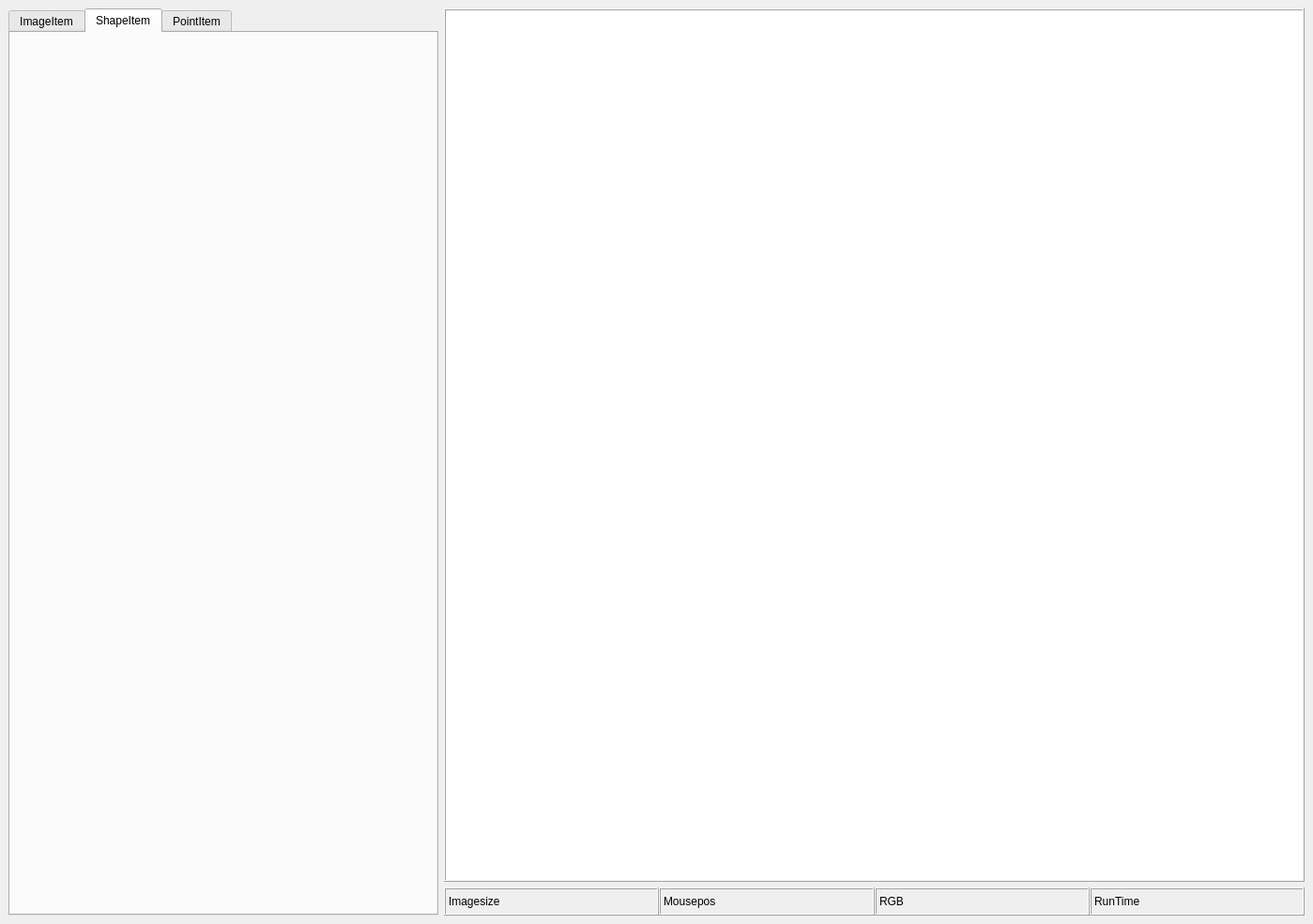
<?xml version="1.0" encoding="UTF-8"?>
<ui version="4.0">
 <class>ViewModel</class>
 <widget class="QMainWindow" name="ViewModel">
  <property name="geometry">
   <rect>
    <x>0</x>
    <y>0</y>
    <width>1399</width>
    <height>985</height>
   </rect>
  </property>
  <property name="windowTitle">
   <string>ViewModel</string>
  </property>
  <widget class="QWidget" name="centralwidget">
   <layout class="QHBoxLayout" name="horizontalLayout" stretch="1,2">
    <item>
     <widget class="QTabWidget" name="tabWidget">
      <property name="currentIndex">
       <number>1</number>
      </property>
      <widget class="QWidget" name="tab">
       <attribute name="title">
        <string>ImageItem</string>
       </attribute>
       <layout class="QVBoxLayout" name="verticalLayout_2">
        <property name="spacing">
         <number>20</number>
        </property>
        <property name="topMargin">
         <number>20</number>
        </property>
        <item>
         <layout class="QVBoxLayout" name="verticalLayout">
          <item>
           <layout class="QHBoxLayout" name="horizontalLayout_2">
            <item>
             <spacer name="horizontalSpacer">
              <property name="orientation">
               <enum>Qt::Horizontal</enum>
              </property>
              <property name="sizeHint" stdset="0">
               <size>
                <width>40</width>
                <height>20</height>
               </size>
              </property>
             </spacer>
            </item>
            <item>
             <widget class="QPushButton" name="loadBackgroudBut">
              <property name="text">
               <string>Load Backgroud</string>
              </property>
             </widget>
            </item>
            <item>
             <spacer name="horizontalSpacer_2">
              <property name="orientation">
               <enum>Qt::Horizontal</enum>
              </property>
              <property name="sizeHint" stdset="0">
               <size>
                <width>40</width>
                <height>20</height>
               </size>
              </property>
             </spacer>
            </item>
           </layout>
          </item>
          <item>
           <layout class="QHBoxLayout" name="horizontalLayout_6">
            <item>
             <spacer name="horizontalSpacer_3">
              <property name="orientation">
               <enum>Qt::Horizontal</enum>
              </property>
              <property name="sizeHint" stdset="0">
               <size>
                <width>40</width>
                <height>20</height>
               </size>
              </property>
             </spacer>
            </item>
            <item>
             <widget class="QPushButton" name="loadImageItemBut">
              <property name="text">
               <string>Load ImageItem</string>
              </property>
             </widget>
            </item>
            <item>
             <spacer name="horizontalSpacer_6">
              <property name="orientation">
               <enum>Qt::Horizontal</enum>
              </property>
              <property name="sizeHint" stdset="0">
               <size>
                <width>40</width>
                <height>20</height>
               </size>
              </property>
             </spacer>
            </item>
           </layout>
          </item>
         </layout>
        </item>
        <item>
         <widget class="QGroupBox" name="groupBox">
          <property name="title">
           <string>图片变换参数</string>
          </property>
          <layout class="QHBoxLayout" name="horizontalLayout_8">
           <item>
            <spacer name="horizontalSpacer_4">
             <property name="orientation">
              <enum>Qt::Horizontal</enum>
             </property>
             <property name="sizeHint" stdset="0">
              <size>
               <width>40</width>
               <height>20</height>
              </size>
             </property>
            </spacer>
           </item>
           <item>
            <layout class="QVBoxLayout" name="verticalLayout_3">
             <item>
              <layout class="QHBoxLayout" name="horizontalLayout_3">
               <item>
                <widget class="QLabel" name="label">
                 <property name="minimumSize">
                  <size>
                   <width>80</width>
                   <height>40</height>
                  </size>
                 </property>
                 <property name="maximumSize">
                  <size>
                   <width>80</width>
                   <height>16777215</height>
                  </size>
                 </property>
                 <property name="text">
                  <string>位置X</string>
                 </property>
                </widget>
               </item>
               <item>
                <widget class="QDoubleSpinBox" name="imageItemPosXSBox">
                 <property name="enabled">
                  <bool>false</bool>
                 </property>
                 <property name="minimumSize">
                  <size>
                   <width>0</width>
                   <height>40</height>
                  </size>
                 </property>
                 <property name="minimum">
                  <double>-100000000000.000000000000000</double>
                 </property>
                 <property name="maximum">
                  <double>100000000000000000.000000000000000</double>
                 </property>
                </widget>
               </item>
              </layout>
             </item>
             <item>
              <layout class="QHBoxLayout" name="horizontalLayout_4">
               <item>
                <widget class="QLabel" name="label_3">
                 <property name="minimumSize">
                  <size>
                   <width>80</width>
                   <height>40</height>
                  </size>
                 </property>
                 <property name="maximumSize">
                  <size>
                   <width>80</width>
                   <height>16777215</height>
                  </size>
                 </property>
                 <property name="text">
                  <string>位置Y</string>
                 </property>
                </widget>
               </item>
               <item>
                <widget class="QDoubleSpinBox" name="imageItemPosYSBox">
                 <property name="enabled">
                  <bool>false</bool>
                 </property>
                 <property name="minimumSize">
                  <size>
                   <width>0</width>
                   <height>40</height>
                  </size>
                 </property>
                 <property name="minimum">
                  <double>-100000000000.000000000000000</double>
                 </property>
                 <property name="maximum">
                  <double>100000000000.000000000000000</double>
                 </property>
                </widget>
               </item>
              </layout>
             </item>
             <item>
              <layout class="QHBoxLayout" name="horizontalLayout_9">
               <item>
                <widget class="QLabel" name="label_6">
                 <property name="minimumSize">
                  <size>
                   <width>80</width>
                   <height>40</height>
                  </size>
                 </property>
                 <property name="maximumSize">
                  <size>
                   <width>80</width>
                   <height>16777215</height>
                  </size>
                 </property>
                 <property name="text">
                  <string>旋转中心X</string>
                 </property>
                </widget>
               </item>
               <item>
                <widget class="QDoubleSpinBox" name="imageItemSpinCenterXSBox">
                 <property name="enabled">
                  <bool>false</bool>
                 </property>
                 <property name="minimumSize">
                  <size>
                   <width>0</width>
                   <height>40</height>
                  </size>
                 </property>
                 <property name="minimum">
                  <double>-10000000000.000000000000000</double>
                 </property>
                 <property name="maximum">
                  <double>1000000000000.000000000000000</double>
                 </property>
                </widget>
               </item>
              </layout>
             </item>
             <item>
              <layout class="QHBoxLayout" name="horizontalLayout_10">
               <item>
                <widget class="QLabel" name="label_7">
                 <property name="minimumSize">
                  <size>
                   <width>80</width>
                   <height>40</height>
                  </size>
                 </property>
                 <property name="maximumSize">
                  <size>
                   <width>80</width>
                   <height>16777215</height>
                  </size>
                 </property>
                 <property name="text">
                  <string>旋转中心Y</string>
                 </property>
                </widget>
               </item>
               <item>
                <widget class="QDoubleSpinBox" name="imageItemSpinCenterYSBox">
                 <property name="enabled">
                  <bool>false</bool>
                 </property>
                 <property name="minimumSize">
                  <size>
                   <width>0</width>
                   <height>40</height>
                  </size>
                 </property>
                 <property name="minimum">
                  <double>-10000000000.000000000000000</double>
                 </property>
                 <property name="maximum">
                  <double>1000000000000.000000000000000</double>
                 </property>
                </widget>
               </item>
              </layout>
             </item>
             <item>
              <layout class="QHBoxLayout" name="horizontalLayout_5">
               <item>
                <widget class="QLabel" name="label_2">
                 <property name="minimumSize">
                  <size>
                   <width>80</width>
                   <height>40</height>
                  </size>
                 </property>
                 <property name="maximumSize">
                  <size>
                   <width>80</width>
                   <height>16777215</height>
                  </size>
                 </property>
                 <property name="text">
                  <string>旋转</string>
                 </property>
                </widget>
               </item>
               <item>
                <widget class="QDoubleSpinBox" name="imageItemSpinAngleSBox">
                 <property name="enabled">
                  <bool>false</bool>
                 </property>
                 <property name="minimumSize">
                  <size>
                   <width>0</width>
                   <height>40</height>
                  </size>
                 </property>
                 <property name="minimum">
                  <double>-10000000000.000000000000000</double>
                 </property>
                 <property name="maximum">
                  <double>1000000000000.000000000000000</double>
                 </property>
                </widget>
               </item>
              </layout>
             </item>
            </layout>
           </item>
           <item>
            <spacer name="horizontalSpacer_5">
             <property name="orientation">
              <enum>Qt::Horizontal</enum>
             </property>
             <property name="sizeHint" stdset="0">
              <size>
               <width>40</width>
               <height>20</height>
              </size>
             </property>
            </spacer>
           </item>
          </layout>
         </widget>
        </item>
        <item>
         <spacer name="verticalSpacer_4">
          <property name="orientation">
           <enum>Qt::Vertical</enum>
          </property>
          <property name="sizeHint" stdset="0">
           <size>
            <width>20</width>
            <height>40</height>
           </size>
          </property>
         </spacer>
        </item>
       </layout>
      </widget>
      <widget class="QWidget" name="tab_2">
       <attribute name="title">
        <string>ShapeItem</string>
       </attribute>
       <layout class="QVBoxLayout" name="verticalLayout_4">
        <item>
         <widget class="ShapeSelGroupBox" name="shapeSelGroupBox"/>
        </item>
        <item>
         <spacer name="verticalSpacer">
          <property name="orientation">
           <enum>Qt::Vertical</enum>
          </property>
          <property name="sizeHint" stdset="0">
           <size>
            <width>20</width>
            <height>40</height>
           </size>
          </property>
         </spacer>
        </item>
       </layout>
      </widget>
      <widget class="QWidget" name="tab_3">
       <attribute name="title">
        <string>PointItem</string>
       </attribute>
       <layout class="QVBoxLayout" name="verticalLayout_6">
        <item>
         <widget class="QGroupBox" name="groupBox_2">
          <property name="title">
           <string>新增</string>
          </property>
          <layout class="QVBoxLayout" name="verticalLayout_5">
           <item>
            <layout class="QHBoxLayout" name="horizontalLayout_7">
             <item>
              <widget class="QPushButton" name="addPointItemBut">
               <property name="text">
                <string>添加</string>
               </property>
              </widget>
             </item>
             <item>
              <widget class="QPushButton" name="delPointItemBut">
               <property name="text">
                <string>删除</string>
               </property>
              </widget>
             </item>
             <item>
              <spacer name="horizontalSpacer_7">
               <property name="orientation">
                <enum>Qt::Horizontal</enum>
               </property>
               <property name="sizeHint" stdset="0">
                <size>
                 <width>40</width>
                 <height>20</height>
                </size>
               </property>
              </spacer>
             </item>
            </layout>
           </item>
           <item>
            <widget class="QTableWidget" name="pointItemTablewidget">
             <column>
              <property name="text">
               <string>坐标.X</string>
              </property>
             </column>
             <column>
              <property name="text">
               <string>坐标.Y</string>
              </property>
             </column>
            </widget>
           </item>
          </layout>
         </widget>
        </item>
        <item>
         <spacer name="verticalSpacer_2">
          <property name="orientation">
           <enum>Qt::Vertical</enum>
          </property>
          <property name="sizeHint" stdset="0">
           <size>
            <width>20</width>
            <height>450</height>
           </size>
          </property>
         </spacer>
        </item>
       </layout>
      </widget>
     </widget>
    </item>
    <item>
     <layout class="QVBoxLayout" name="verticalLayout_29">
      <item>
       <widget class="QGraphicsView" name="graphicsView">
        <property name="frameShape">
         <enum>QFrame::Box</enum>
        </property>
        <property name="frameShadow">
         <enum>QFrame::Raised</enum>
        </property>
       </widget>
      </item>
      <item>
       <layout class="QHBoxLayout" name="horizontalLayout_77" stretch="10,10,10,10">
        <property name="spacing">
         <number>0</number>
        </property>
        <item>
         <widget class="QLabel" name="imageSizeLabel">
          <property name="enabled">
           <bool>true</bool>
          </property>
          <property name="sizePolicy">
           <sizepolicy hsizetype="Preferred" vsizetype="Minimum">
            <horstretch>0</horstretch>
            <verstretch>0</verstretch>
           </sizepolicy>
          </property>
          <property name="minimumSize">
           <size>
            <width>0</width>
            <height>30</height>
           </size>
          </property>
          <property name="frameShape">
           <enum>QFrame::Box</enum>
          </property>
          <property name="frameShadow">
           <enum>QFrame::Raised</enum>
          </property>
          <property name="lineWidth">
           <number>1</number>
          </property>
          <property name="text">
           <string>Imagesize</string>
          </property>
         </widget>
        </item>
        <item>
         <widget class="QLabel" name="mousePosLabel">
          <property name="frameShape">
           <enum>QFrame::Box</enum>
          </property>
          <property name="frameShadow">
           <enum>QFrame::Raised</enum>
          </property>
          <property name="text">
           <string>Mousepos</string>
          </property>
         </widget>
        </item>
        <item>
         <widget class="QLabel" name="rgbLabel">
          <property name="frameShape">
           <enum>QFrame::Box</enum>
          </property>
          <property name="frameShadow">
           <enum>QFrame::Raised</enum>
          </property>
          <property name="text">
           <string>RGB</string>
          </property>
         </widget>
        </item>
        <item>
         <widget class="QLabel" name="runtimeLabel">
          <property name="frameShape">
           <enum>QFrame::Box</enum>
          </property>
          <property name="frameShadow">
           <enum>QFrame::Raised</enum>
          </property>
          <property name="text">
           <string>RunTime</string>
          </property>
         </widget>
        </item>
       </layout>
      </item>
     </layout>
    </item>
   </layout>
  </widget>
 </widget>
 <customwidgets>
  <customwidget>
   <class>ShapeSelGroupBox</class>
   <extends>QWidget</extends>
   <header>ShapeSelGroupBox.h</header>
  </customwidget>
 </customwidgets>
 <resources>
  <include location="resource.qrc"/>
 </resources>
 <connections/>
</ui>
